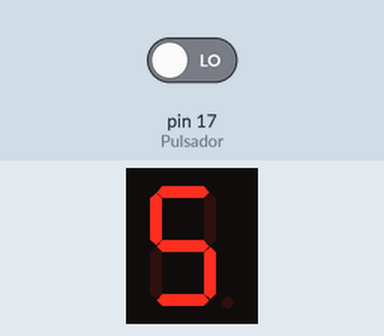
Simulated run of this sketch. Board: Arduino Mega 2560, built with avr-gcc and run on an emulated ATmega2560. Parts: 1-digit seven-segment display. Wiring (inferred from the names in the program): 1-digit 7-segment display, segments lit when HIGH: segments pin 15, pin 22, pin 4, pin 5, pin 18, pin 19, pin 21. The inputs (shaded band) are chosen by the test bench; at power-on: pin 17 (Pulsador) LOW. The segment pins are drawn as the display they are named for.

Above: at 2.6 s.
2.7 s: pin 17 (Pulsador) driven HIGH
At 5.3 s:
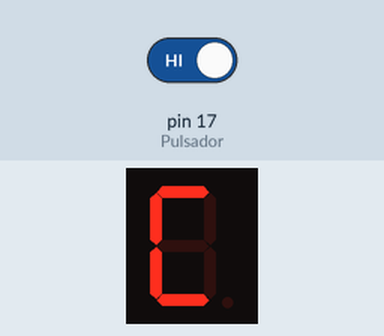
At 15.3 s:
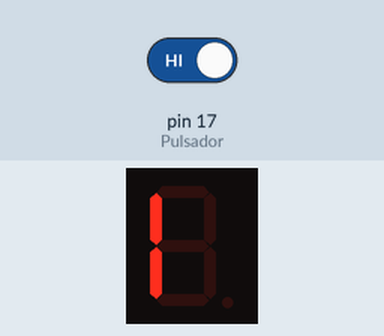
Timing chart, 0 to 16.8 s (numbered marks = the images above; inputs shaded):
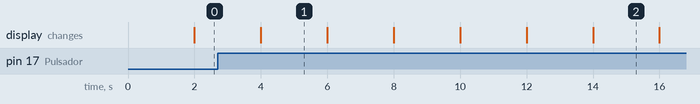

Measured:
- after the input at 2.7 s, the display: first differs from a run without the input after 11.3 s (image 2)
- what the display in image 1 shows lasts 2.0 s, from 4.0 s to 6.0 s

The sketch:

prueba2.ino
```cpp
int A= 15;
int B= 22;
int C= 4;
int D= 5;
int E= 18;
int F= 19;
int G= 21;
int Pulsador= 17;
int presionado1;
int contador = 0;


/*

int D= 5;
int E= 18;
int F= 19;
int G=21;*/
void setup() {
pinMode(A,OUTPUT);
pinMode(B,OUTPUT);
pinMode(C,OUTPUT);
pinMode(D,OUTPUT);
pinMode(E,OUTPUT);
pinMode(F,OUTPUT);
pinMode(G,OUTPUT);
pinMode(Pulsador, INPUT);
/*
pinMode(E,OUTPUT);
pinMode(A,OUTPUT);
pinMode(B,OUTPUT);
pinMode(F,OUTPUT);
pinMode(G,OUTPUT);*/
}

void loop() {
   /*LETRA IBIO*/
    /*LETRA I*/

if (digitalRead(Pulsador)== HIGH) {
         digitalWrite(A,LOW);
  digitalWrite(B,LOW);
  digitalWrite(C,LOW);
  digitalWrite(D,LOW);
  digitalWrite(E,HIGH);
  digitalWrite(F,HIGH);
  digitalWrite(G,LOW);
  delay(2000);
        /*LETRA B*/
  digitalWrite(A,LOW);
  digitalWrite(B,LOW);
  digitalWrite(C,HIGH);
  digitalWrite(D,HIGH);
  digitalWrite(E,HIGH);
  digitalWrite(F,HIGH);
  digitalWrite(G,HIGH);
  delay(2000);

      /*LETRA I*/
  digitalWrite(A,LOW);
  digitalWrite(B,LOW);
  digitalWrite(C,LOW);
  digitalWrite(D,LOW);
  digitalWrite(E,HIGH);
  digitalWrite(F,HIGH);
  digitalWrite(G,LOW);
  delay(2000);
  /*LETRA O*/
  digitalWrite(A,HIGH);
  digitalWrite(B,HIGH);
  digitalWrite(C,HIGH);
  digitalWrite(D,HIGH);
  digitalWrite(E,HIGH);
  digitalWrite(F,HIGH);
  digitalWrite(G,LOW);
  delay(2000);

   }

  else {
        digitalWrite(A,HIGH);
  digitalWrite(B,LOW);
  digitalWrite(C,LOW);
  digitalWrite(D,HIGH);
  digitalWrite(E,HIGH);
  digitalWrite(F,HIGH);
  digitalWrite(G,HIGH);
  delay(2000);

  /*LETRA S*/
  digitalWrite(A,HIGH);
  digitalWrite(B,LOW);
  digitalWrite(C,HIGH);
  digitalWrite(D,HIGH);
  digitalWrite(E,LOW);
  digitalWrite(F,HIGH);
  digitalWrite(G,HIGH);
  delay(2000);

  /*LETRA C*/
  digitalWrite(A,HIGH);
  digitalWrite(B,LOW);
  digitalWrite(C,LOW);
  digitalWrite(D,HIGH);
  digitalWrite(E,HIGH);
  digitalWrite(F,HIGH);
  digitalWrite(G,LOW);
  delay(2000);

  /*LETRA O*/
  digitalWrite(A,HIGH);
  digitalWrite(B,HIGH);
  digitalWrite(C,HIGH);
  digitalWrite(D,HIGH);
  digitalWrite(E,HIGH);
  digitalWrite(F,HIGH);
  digitalWrite(G,LOW);
  delay(2000);

   /*LETRA B*/
  digitalWrite(A,LOW);
  digitalWrite(B,LOW);
  digitalWrite(C,HIGH);
  digitalWrite(D,HIGH);
  digitalWrite(E,HIGH);
  digitalWrite(F,HIGH);
  digitalWrite(G,HIGH);
  delay(2000);

  /*LETRA A*/
  digitalWrite(A,HIGH);
  digitalWrite(B,HIGH);
  digitalWrite(C,HIGH);
  digitalWrite(D,LOW);
  digitalWrite(E,HIGH);
  digitalWrite(F,HIGH);
  digitalWrite(G,HIGH);
  delay(2000);

   /*LETRA R*/
  digitalWrite(A,LOW);
  digitalWrite(B,LOW);
  digitalWrite(C,LOW);
  digitalWrite(D,LOW);
  digitalWrite(E,HIGH);
  digitalWrite(F,LOW);
  digitalWrite(G,HIGH);
  delay(2000);


   }
  }
```
